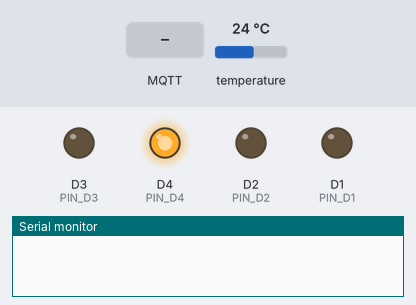
Bench run of a program on a simulated ESP8266 (NodeMCU). Shown: output pins drawn as LEDs (lit = HIGH), the last lines printed to the serial monitor. The test bench sets the inputs (shaded band); at power-on: temperature 24 °C. WiFi joins after 1.5 s; servers stay silent unless stated; random numbers use the default seed unless the program sets one; no MQTT or app messages arrive unless stated.

Above: at 0.1 s.
At 3.5 s:
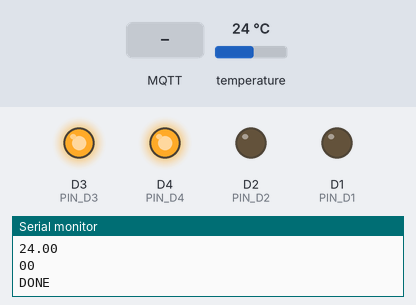
3.6 s: MQTT message "1" arrives on the first subscribed topic
At 6.3 s:
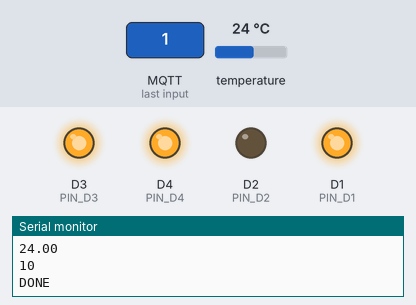
6.6 s: MQTT message "on" arrives on the first subscribed topic
12.6 s: MQTT message "off" arrives on the first subscribed topic
Timing chart, 0 to 15.6 s (numbered marks = the images above; inputs shaded):
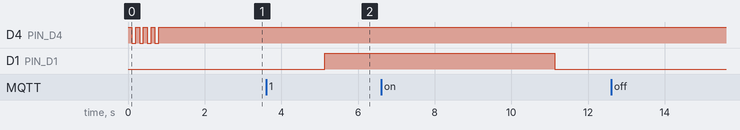

Measured:
- after the input at 3.6 s, D1 (PIN_D1): LOW → HIGH after 1.5 s

The program:

main.cpp
```cpp
#include <ESP8266WiFi.h>
#include <PubSubClient.h>

#include "blink.h";
#include "wifi-mqtt.h";
#include "temperature.h";

const char* in_topic = "water/in";
const char* out_topic = "water/out";
const char* temperature_topic = "water/temperature";

#define PIN_D1 5  // gpio5 = D1  PWM_A
#define PIN_D2 4  // gpio4 = D2  PWM_B
#define PIN_D3 0  // gpio0 = D3  DA (A- A+) подключается двигатель
#define PIN_D4 2  // gpio2 = D4  DB (B- B+) подключается двигатель

struct water {
  int pin;
  bool enabled;
  int tick;
  int left;
};

struct water A;
struct water B;

void callback(char* topic, byte* payload, unsigned int length) {
  Serial.print("Message arrived [");
  Serial.print(topic);
  Serial.print("] ");
  for (int i = 0; i < length; i++) {
    Serial.print((char)payload[i]);
  }
  Serial.println();

  if ((char)payload[0] == '1') {
    A.enabled = true;
  }

  if ((char)payload[1] == '1') {
    B.enabled = true;
  }
}

void setup() {
  Serial.begin(115200);
  pinMode(LED_BUILTIN, OUTPUT);     // Initialize the BUILTIN_LED pin as an output
  pinMode(PIN_D1, OUTPUT);
  pinMode(PIN_D2, OUTPUT);
  pinMode(PIN_D3, OUTPUT);
  pinMode(PIN_D4, OUTPUT);
  blink(LED_BUILTIN, 8, 100, true);
  digitalWrite(PIN_D3, HIGH);
  digitalWrite(PIN_D4, HIGH);
  setup_wifi();
  client.setServer(mqtt_server, 1883);
  client.setCallback(callback);

  A.pin = PIN_D1;
  A.tick = 3;
  A.left = 3;
  B.pin = PIN_D2;
  B.tick = 3;
  B.left = 3;
}

void watering(struct water *W) {
  if (W->enabled) {
    digitalWrite(W->pin, HIGH);

    if (W->left-- == 0) {
      W->enabled = false;
      W->left = W->tick;
      digitalWrite(W->pin, LOW);
    }
  }
}

void loop() {
  if (!client.connected()) {
    reconnect(in_topic, out_topic);
  }
  client.loop();

  unsigned long now = millis();
  if (now - lastMsg > 2000) {
    Serial.println("Publish messages...");
    lastMsg = now;

    float tempC = get_temperature();
    sprintf(msg, "%.2f", tempC);
    Serial.println(msg);
    client.publish(temperature_topic, msg);

    watering(&A);
    watering(&B);

    snprintf(msg, MSG_BUFFER_SIZE, "%d%d", A.enabled, B.enabled);
    Serial.println(msg);
    client.publish(out_topic, msg);

    Serial.println("DONE");
  }
}
```

blink.cpp
```cpp
#pragma once
#include <Arduino.h>

void blink(int led_pin, int count, int delay_time, bool led) {
  if (count > 0) {
    digitalWrite(led_pin, led);
    delay(delay_time);
    blink(led_pin, count - 1, delay_time, !led);
  }
}
```

blink.h
```cpp
void blink(int led_pin, int count, int delay_time, bool led);
```

temperature.h
```cpp
#pragma once
#include <OneWire.h>
#include <DallasTemperature.h>

#define ONE_WIRE_BUS D5

OneWire oneWire(ONE_WIRE_BUS);
DallasTemperature sensors(&oneWire);

float get_temperature() {
  Serial.print("Requesting temperatures...");
  sensors.requestTemperatures(); // Send the command to get temperatures
  Serial.println("DONE");

  float tempC = sensors.getTempCByIndex(0);
  // Check if reading was successful
  if(tempC != DEVICE_DISCONNECTED_C) {
    Serial.print("Temperature for the device 1 (index 0) is: ");
    Serial.println(tempC);
    return tempC;
  }
  else {
    Serial.println("Error: Could not read temperature data");
    return 1000;
  }
}
```

wifi-mqtt.h
```cpp
#pragma once
#include <ESP8266WiFi.h>
#include <PubSubClient.h>

const char *mqtt_user = "mqtt-test"; // Логи от сервер
const char *mqtt_pass = "mqtt-test"; // Пароль от сервера

const char* ssid = "DIR-300NRU";
const char* password = "givemesolomid";
const char* mqtt_server = "alarm";

WiFiClient espClient;
PubSubClient client(espClient);

unsigned long lastMsg = 0;
#define MSG_BUFFER_SIZE	(50)
char msg[MSG_BUFFER_SIZE];

void setup_wifi() {
  delay(10);
  // We start by connecting to a WiFi network
  Serial.println();
  Serial.print("Connecting to ");
  Serial.println(ssid);

  WiFi.mode(WIFI_STA);
  WiFi.begin(ssid, password);

  while (WiFi.status() != WL_CONNECTED) {
    delay(500);
    Serial.print(".");
  }

  randomSeed(micros());

  Serial.println("");
  Serial.println("WiFi connected");
  Serial.println("IP address: ");
  Serial.println(WiFi.localIP());
}

void reconnect(const char* in_topic, const char* out_topic) {
  // Loop until we're reconnected
  while (!client.connected()) {
    Serial.print("Attempting MQTT connection...");
    // Create a random client ID
    String clientId = "client-";
    clientId += String(random(0xffff), HEX);
    // Attempt to connect
    if (client.connect(clientId.c_str(), mqtt_user, mqtt_pass)) {
      Serial.println("connected");
      // Once connected, publish an announcement...
      snprintf (msg, MSG_BUFFER_SIZE, "hello world! my in-topic is %s", in_topic);
      client.publish(out_topic, msg);
      // ... and resubscribe
      client.subscribe(in_topic);
    } else {
      Serial.print("failed, rc=");
      Serial.print(client.state());
      Serial.println(" try again in 5 seconds");
      // Wait 5 seconds before retrying
      delay(5000);
    }
  }
}
```
